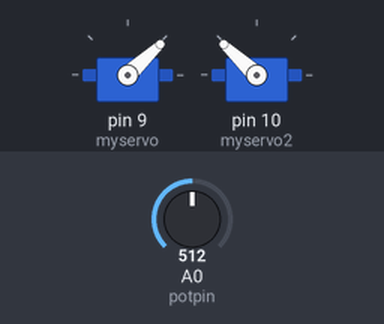
Simulated run of this sketch. Board: Arduino Uno, built with avr-gcc and run on an emulated ATmega328P. Parts: 2 × servo. The test bench sets the inputs (shaded band); at power-on: A0 (potpin) = 512.

Above: at 1.2 s.
1.3 s: A0 (potpin) set to 716
At 2.2 s:
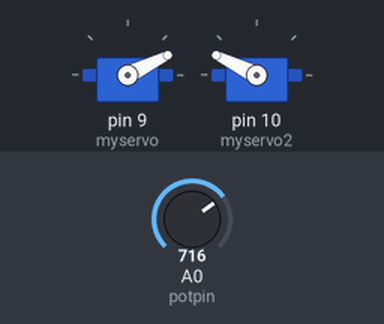
2.8 s: A0 (potpin) set to 900
At 3.3 s:
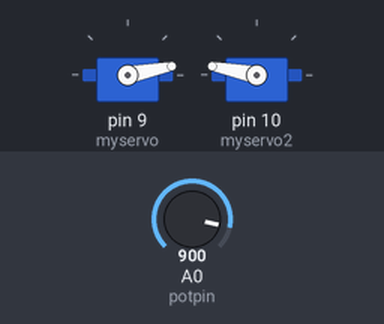
4.3 s: A0 (potpin) set to 1023
At 5.5 s:
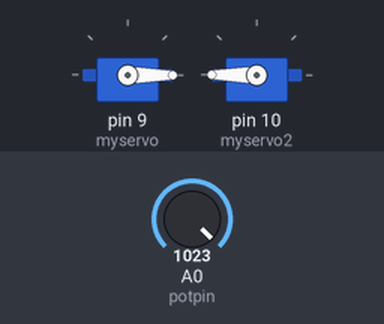
5.8 s: A0 (potpin) set to 306
At 6.8 s:
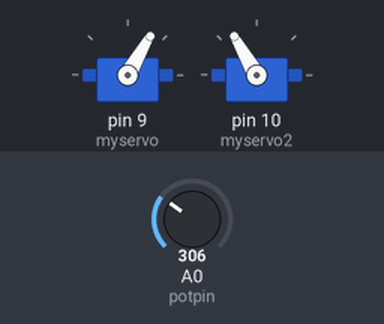
7.3 s: A0 (potpin) set to 122
At 8.0 s:
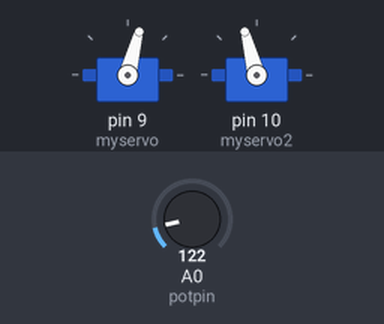
8.8 s: A0 (potpin) set to 511
At 9.1 s:
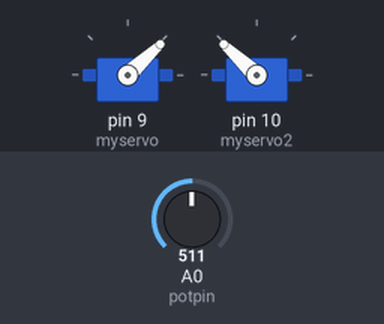
Timing chart, 0 to 11.3 s (numbered marks = the images above; inputs shaded):
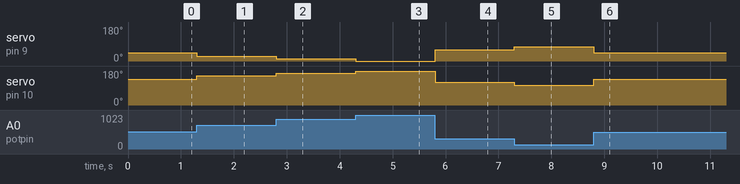

The sketch:

Chopsticks.ino
```cpp
//This code uses the potentiometer control code referenced from Scott Fitzgerald, however there has been additional elements added below to make it different

#include <Servo.h>

Servo myservo;  // create servo object to control a servo
Servo myservo2; //named my second servo myservo2
// twelve servo objects can be created on most boards

int potpin = 0; //this is the analog pin that is being used
int val = 180;    // variable to store the servo position

void setup() {

  myservo.attach(9);  // attaches the servo on pin 9 to the servo object
  myservo2.attach(10); //attached my second servo to pin 10
}

void loop() {
  val = analogRead(potpin);
  val =map(val, 0, 1023, 95, 180);//a range between 90 and 180 is mapped so that the mechanical chopsticks can not go any further in and break each other
  myservo.write(180 - val);//the position of the first servo is 180 subtract the value so that it mirrors the other servo motor
  myservo2.write(val);
  delay(15);
}
```

Measured:
- after the input at 1.3 s, servo on pin 9 (myservo): 43° → 26° at once; servo on pin 10 (myservo2): 137° → 154° at once
- after the input at 2.8 s, servo on pin 9 (myservo): 26° → 11° at once; servo on pin 10 (myservo2): 154° → 169° at once
- after the input at 4.3 s, servo on pin 9 (myservo): 11° → 0° at once; servo on pin 10 (myservo2): 169° → 180° at once
- after the input at 5.8 s, servo on pin 9 (myservo): 0° → 60° at once; servo on pin 10 (myservo2): 180° → 120° at once
- after the input at 7.3 s, servo on pin 9 (myservo): 60° → 75° at once; servo on pin 10 (myservo2): 120° → 105° at once
- after the input at 8.8 s, servo on pin 9 (myservo): 75° → 43° at once; servo on pin 10 (myservo2): 105° → 137° at once
